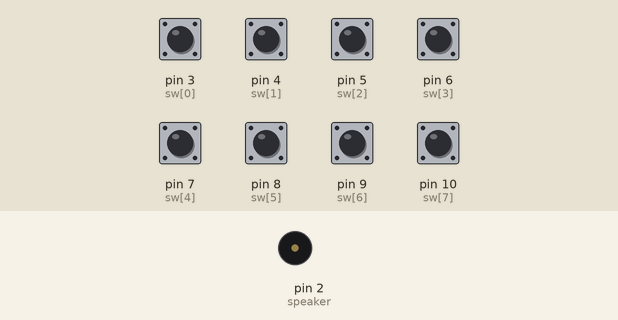
The sketch below on a simulated Arduino Uno, built with avr-gcc and run on an emulated ATmega328P. Parts: buzzer (waves = sounding). Inputs (shaded band) come from the test bench; at power-on: pin 3 (sw[0]), pin 4 (sw[1]), pin 5 (sw[2]), pin 6 (sw[3]), pin 7 (sw[4]), pin 8 (sw[5]), pin 9 (sw[6]), pin 10 (sw[7]) HIGH.

Above: at 1.2 s.
1.3 s: pin 3 (sw[0]) pulled LOW for 0.15 s
At 1.42 s:
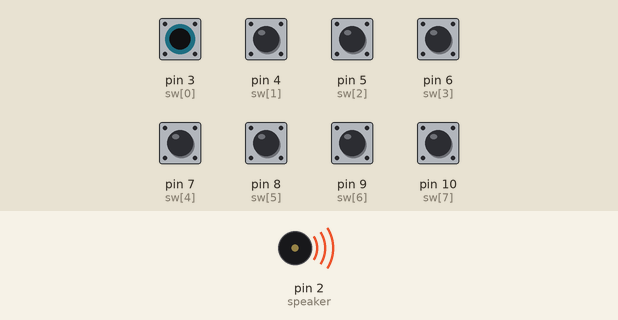
Timing chart, 0 to 4.3 s (numbered marks = the images above; inputs shaded):
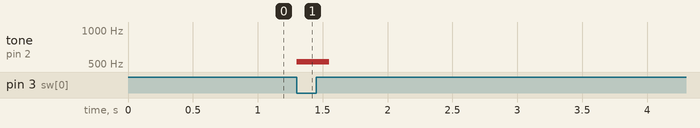

The sketch:

4-20piano.ino
```cpp
const int speaker=2; //數位接腳2 連接至喇叭。
const int sw[8]={3,4,5,6,7,8,9,10}; //數位接腳4~11 連接至琴鍵。
const int frequency[8]={523,587,659,694,784,880,988,1046};//音符頻率表。
int i; //迴圈索引。
int val; //琴鍵狀態。
void setup()
{
 for(i=0;i<8;i++) //設定數位接腳4~11 為輸入模式。
 pinMode(sw[i],INPUT_PULLUP);
}
void loop()
{
 for(i=0;i<8;i++)
 {
 val=digitalRead(sw[i]); //讀取琴鍵狀態。
 if(val==0) //按下琴鍵?
 tone(speaker,frequency[i],100); //播放所按下琴鍵的音符。
 }
}
```

Measured:
- after the input at 1.3 s, tone on pin 2 (speaker): silent → 523 Hz at once, → silent 0.25 s later
